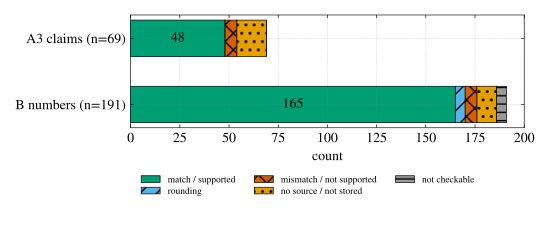

Write Python code to recreate this figure.
"""Bar chart of the integrity-check counts (citations A3 and reported numbers B).

Usage: python3 fig_counts.py
Output: planning/integrity_check/fig_counts.pdf (beside integrity_check.tex)
"""
import os
import sys

import matplotlib
matplotlib.use('Agg')
import matplotlib.pyplot as plt
import numpy as np
from cycler import cycler

sys.path.insert(0, '/home/sk999/Documents/3DNS_FP')
from functions import set_mpl_params  # noqa: E402

OKABE_ITO = ['#000000', '#E69F00', '#56B4E9', '#009E73', '#F0E442', '#0072B2', '#D55E00', '#CC79A7']
OUT = os.path.join(os.path.dirname(os.path.abspath(__file__)), 'fig_counts.pdf')

# counts: match, rounding, mismatch, no source / source not stored, not checkable
CATS = ['match / supported', 'rounding', 'mismatch / not supported', 'no source / not stored', 'not checkable']
A3 = [48, 0, 6, 15, 0]
B = [165, 5, 6, 10, 5]
COLS = [OKABE_ITO[3], OKABE_ITO[2], OKABE_ITO[6], OKABE_ITO[1], '0.6']
HATCH = ['', '//', 'xx', '..', '--']

set_mpl_params(10 / 22, grid_on=True)
plt.rcParams['axes.prop_cycle'] = cycler(color=OKABE_ITO)
fig, ax = plt.subplots(figsize=(5.5, 2.4))
y = np.array([1.0, 0.0])
left = np.zeros(2)
for i, c in enumerate(CATS):
    v = np.array([A3[i], B[i]])
    ax.barh(y, v, left=left, color=COLS[i], hatch=HATCH[i], edgecolor='k', linewidth=0.5, height=0.55, label=c)
    for yy, ll, vv in zip(y, left, v):
        if vv >= 20:
            ax.text(ll + vv / 2, yy, str(vv), ha='center', va='center', color='k')
    left += v
ax.set_yticks(y)
ax.set_yticklabels([f'A3 claims (n={sum(A3)})', f'B numbers (n={sum(B)})'])
ax.set_xlabel('count')
ax.set_xlim(0, 200)
ax.legend(loc='upper center', bbox_to_anchor=(0.45, -0.35), ncol=3, frameon=False)
fig.tight_layout()
fig.savefig(OUT)
print('saved', OUT)
